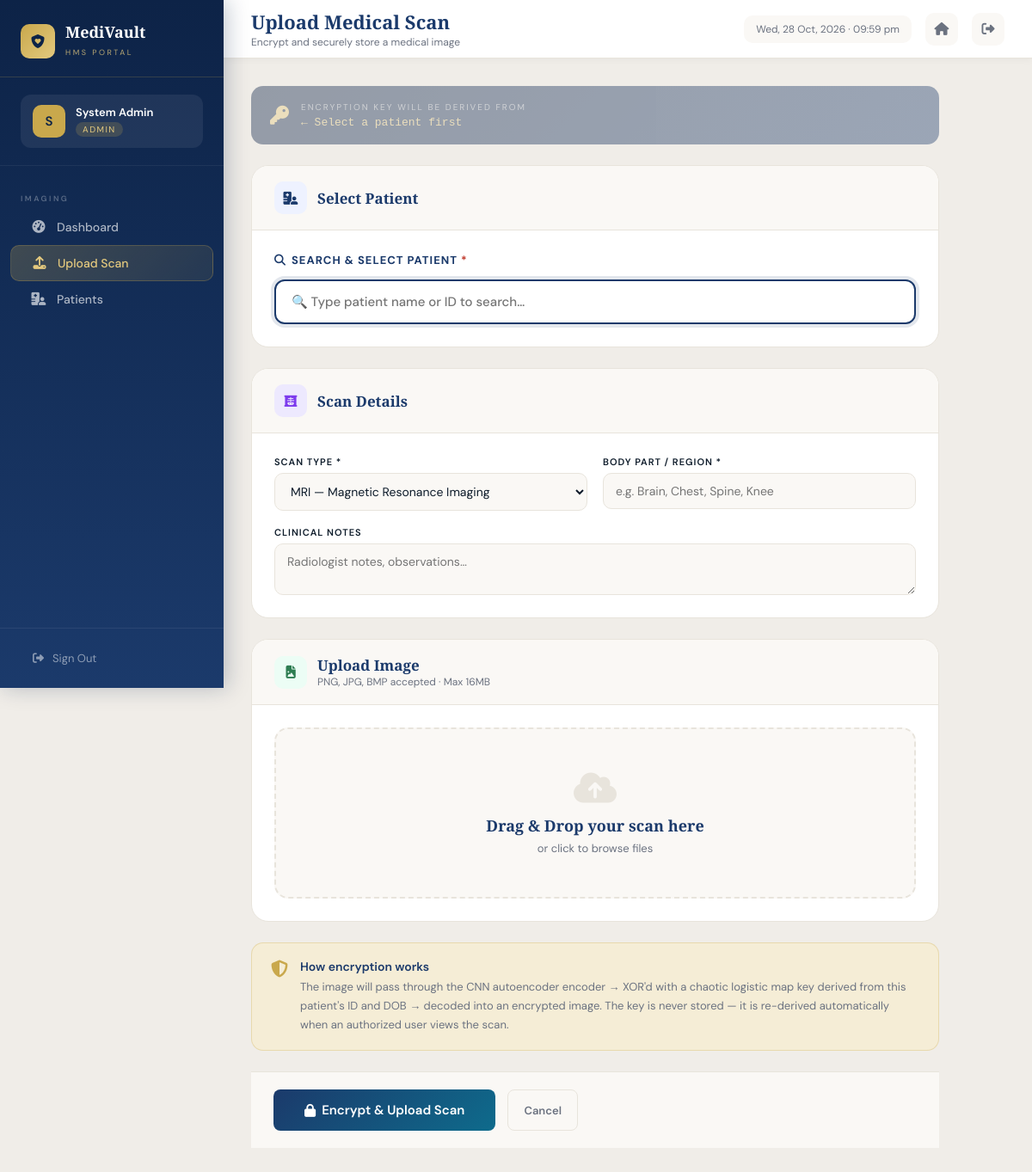
Screenshot of /scans/upload (signed in) with the database file from the repository.
### models/user.py (models this page shows, shortened)
class User(UserMixin, db.Model):
    __tablename__ = 'users'
    id         = db.Column(db.Integer, primary_key=True)
    full_name  = db.Column(db.String(120), nullable=False)
    email      = db.Column(db.String(120), unique=True, nullable=False)
    password   = db.Column(db.String(256), nullable=False)
    role       = db.Column(db.String(20), nullable=False, default='receptionist')
    department = db.Column(db.String(100))
    phone      = db.Column(db.String(20))
    is_active  = db.Column(db.Boolean, default=True)
    created_at = db.Column(db.DateTime, default=datetime.utcnow)

### routes/scans.py (the view, shortened to what this page needs)
@scans_bp.route('/scans/upload', methods=['GET', 'POST'])
@login_required
@roles_required('admin', 'doctor', 'radiologist')
def upload_scan():
    patients = Patient.query.order_by(Patient.full_name).all()
    preselect = request.args.get('patient')
    return render_template('scans/upload.html', patients=patients, preselect=preselect)

### models/user.py (called while the page is built)
@login_manager.user_loader
def load_user(user_id):
    return User.query.get(int(user_id))

### routes/scans.py (called while the page is built)
def roles_required(*roles):
    from functools import wraps
    def decorator(f):
        @wraps(f)
        def wrapper(*args, **kwargs):
            if current_user.role not in roles:
                flash('Access denied.', 'danger')
                return redirect(url_for('dashboard.index'))
            return f(*args, **kwargs)
        return wrapper
    return decorator

### templates/scans/upload.html (shortened to what this page needs)
{% extends "base.html" %}
{% block page_title %}Upload Medical Scan{% endblock %}
{% block page_subtitle %}Encrypt and securely store a medical image{% endblock %}
{% block sidebar_nav %}
<div class="nav-section-label">Imaging</div>
<a href="/dashboard" class="nav-item"><i class="fas fa-gauge-high"></i> Dashboard</a>
<a href="/scans/upload" class="nav-item active"><i class="fas fa-upload"></i> Upload Scan</a>
<a href="/patients" class="nav-item"><i class="fas fa-hospital-user"></i> Patients</a>
{% endblock %}
{% block content %}
<div class="upload-wrapper">
  <div class="key-banner" id="key-banner" style="opacity:0.4">
    <i class="fas fa-key"></i>
    <div>
      <div class="kb-label">Encryption key will be derived from</div>
      <div class="kb-val" id="key-display">← Select a patient first</div>
    </div>
  </div>
  <form method="POST" action="/scans/upload" enctype="multipart/form-data" id="upload-form">
    <div class="form-card">
      <div class="form-card-header">
        <div class="fch-icon" style="background:#EEF2FF;color:var(--royal)"><i class="fas fa-hospital-user"></i></div>
        <div><h3>Select Patient</h3></div>
      </div>
      <div class="form-card-body">
        <div class="patient-search-wrap">
          <div class="fg">
            <label style="font-size:13px;font-weight:700;color:var(--royal);margin-bottom:8px;display:block"><i class="fas fa-search" style="margin-right:6px"></i>Search & Select Patient <span style="color:var(--rose)">*</span></label>
            <input type="text" id="patient-search" placeholder="🔍 Type patient name or ID to search…" autocomplete="off"
              style="width:100%;padding:14px 18px;border:2.5px solid var(--royal);border-radius:12px;font-size:15px;font-weight:500;background:white;color:var(--navy-text);outline:none;box-shadow:0 0 0 4px rgba(27,58,107,0.12);transition:all .2s"
              onfocus="this.style.boxShadow='0 0 0 5px rgba(27,58,107,0.2)'"
              onblur="this.style.boxShadow='0 0 0 4px rgba(27,58,107,0.12)'"/>
          </div>
        </div>
      </div>
    </div>
    <div class="form-card">
      <div class="form-card-header">
        <div class="fch-icon" style="background:#EDE9FE;color:#7C3AED"><i class="fas fa-x-ray"></i></div>
        <div><h3>Scan Details</h3></div>
      </div>
      <div class="form-card-body">
        <div class="form-row">
          <div class="fg">
            <label>Scan Type *</label>
            <select name="scan_type" required>
              <option value="MRI">MRI — Magnetic Resonance Imaging</option>
            </select>
          </div>
          <div class="fg">
            <label>Body Part / Region *</label>
            <input type="text" name="body_part" placeholder="e.g. Brain, Chest, Spine, Knee" required/>
          </div>
        </div>
        <div class="fg">
          <label>Clinical Notes</label>
          <textarea name="notes" rows="2" placeholder="Radiologist notes, observations…"></textarea>
        </div>
      </div>
    </div>
    <div class="form-card">
      <div class="form-card-header">
        <div class="fch-icon" style="background:#ECFDF5;color:var(--emerald)"><i class="fas fa-file-image"></i></div>
        <div><h3>Upload Image</h3><p style="font-size:12px;color:var(--slate)">PNG, JPG, BMP accepted · Max 16MB</p></div>
      </div>
      <div class="form-card-body">
        <div class="drop-zone" id="drop-zone">
          <i class="fas fa-cloud-arrow-up"></i>
          <h3>Drag & Drop your scan here</h3>
          <p>or click to browse files</p>
        </div>
      </div>
    </div>
    <div style="background:var(--gold-pale);border:1px solid rgba(201,168,76,0.3);border-radius:14px;padding:18px 22px;margin-bottom:24px;display:flex;align-items:flex-start;gap:14px">
      <i class="fas fa-shield-halved" style="color:var(--gold);font-size:20px;margin-top:2px"></i>
      <div>
        <div style="font-weight:600;color:var(--royal);font-size:14px">How encryption works</div>
        <div style="font-size:13px;color:var(--slate);margin-top:4px;line-height:1.7">
          The image will pass through the CNN autoencoder encoder → XOR'd with a chaotic logistic map key derived from this patient's ID and DOB → decoded into an encrypted image. The key is never stored — it is re-derived automatically when an authorized user views the scan.
        </div>
      </div>
    </div>
    <div class="form-actions">
      <button type="submit" class="btn btn-primary" style="padding:14px 36px;font-size:15px" id="submit-btn">
        <i class="fas fa-lock"></i> Encrypt & Upload Scan
      </button>
      <a href="/patients" class="btn btn-outline">Cancel</a>
    </div>
  </form>
</div>
{% endblock %}

### templates/base.html (shortened to what this page needs)
<!DOCTYPE html>
<html lang="en">
<head>
  <link rel="stylesheet" href="https://cdnjs.cloudflare.com/ajax/libs/font-awesome/6.5.0/css/all.min.css"/>
</head>
<body>
<aside class="sidebar">
  <a href="/" class="sidebar-logo">
    <div class="logo-icon"><i class="fas fa-shield-heart"></i></div>
    <div class="logo-name">
      <span>MediVault</span>
      <small>HMS Portal</small>
    </div>
  </a>
  <div class="sidebar-user">
    <div class="user-badge role-{{ current_user.role }}">
      <div class="user-avatar">{{ current_user.full_name[0].upper() }}</div>
      <div class="user-info">
        <div class="u-name">{{ current_user.full_name }}</div>
        <div class="u-role">{{ current_user.role.title() }}</div>
      </div>
    </div>
  </div>
  <nav class="sidebar-nav">
    {% block sidebar_nav %}{% endblock %}
  </nav>
  <div class="sidebar-footer">
    <a href="/auth/logout" class="btn-logout">
      <i class="fas fa-right-from-bracket"></i> Sign Out
    </a>
  </div>
</aside>
<div class="main-content">
  <div class="topbar">
    <div class="topbar-left">
      <h1>{% block page_title %}Dashboard{% endblock %}</h1>
      <p>{% block page_subtitle %}Welcome back{% endblock %}</p>
    </div>
    <div class="topbar-right">
      <div class="topbar-date" id="topbar-date"></div>
      <a href="/" class="topbar-icon-btn" title="Home"><i class="fas fa-house"></i></a>
      <a href="/auth/logout" class="topbar-icon-btn" title="Logout"><i class="fas fa-right-from-bracket"></i></a>
    </div>
  </div>
  <div class="page-content">
    {% block content %}{% endblock %}
  </div>
</div>
</body>
</html>

### templates/scans/upload.html (style rules this page uses)
.upload-wrapper { max-width:800px; }
.patient-search-wrap { position:relative; }
.drop-zone { border:2px dashed var(--platinum); border-radius:16px; padding:48px; text-align:center; background:var(--ivory); cursor:pointer; transition:all 0.25s; position:relative; }
.drop-zone i { font-size:40px; color:var(--platinum); margin-bottom:12px; display:block; }
.drop-zone h3 { font-family:'Playfair Display',serif; font-size:18px; color:var(--royal); margin-bottom:6px; }
.drop-zone p { font-size:13px; color:var(--slate); }
.form-card { background:var(--white); border-radius:20px; border:1px solid var(--platinum); margin-bottom:24px; overflow:hidden; }
.form-card-header { padding:18px 26px; border-bottom:1px solid var(--platinum); background:var(--ivory); display:flex; align-items:center; gap:12px; }
.form-card-header .fch-icon { width:38px; height:38px; border-radius:10px; display:flex; align-items:center; justify-content:center; font-size:15px; }
.form-card-header h3 { font-family:'Playfair Display',serif; font-size:17px; font-weight:600; color:var(--royal); }
.form-card-body { padding:26px; }
.form-row { display:grid; grid-template-columns:1fr 1fr; gap:18px; margin-bottom:18px; }
.fg { display:flex; flex-direction:column; gap:6px; }
.fg label { font-size:11px; text-transform:uppercase; letter-spacing:1px; color:var(--navy-text); font-weight:600; }
.fg input, .fg select, .fg textarea { padding:11px 14px; border:1.5px solid var(--platinum); border-radius:10px; background:var(--ivory); font-family:'DM Sans',sans-serif; font-size:14px; color:var(--navy-text); outline:none; transition:border-color 0.2s; }
.key-banner { background:linear-gradient(135deg,var(--royal-deep),var(--royal)); border-radius:14px; padding:18px 22px; display:flex; align-items:center; gap:14px; margin-bottom:24px; color:var(--white); }
.key-banner i { font-size:22px; color:var(--gold-light); }
.kb-label { font-size:10px; letter-spacing:2px; text-transform:uppercase; color:rgba(255,255,255,0.6); }
.kb-val { font-family:monospace; font-size:13px; color:var(--gold-light); margin-top:4px; }
.form-actions { display:flex; gap:14px; padding:20px 26px; background:var(--ivory); border-top:1px solid var(--platinum); }

### rows the page displays
User: full_name "S", full_name "System Admin", role "ADMIN"
